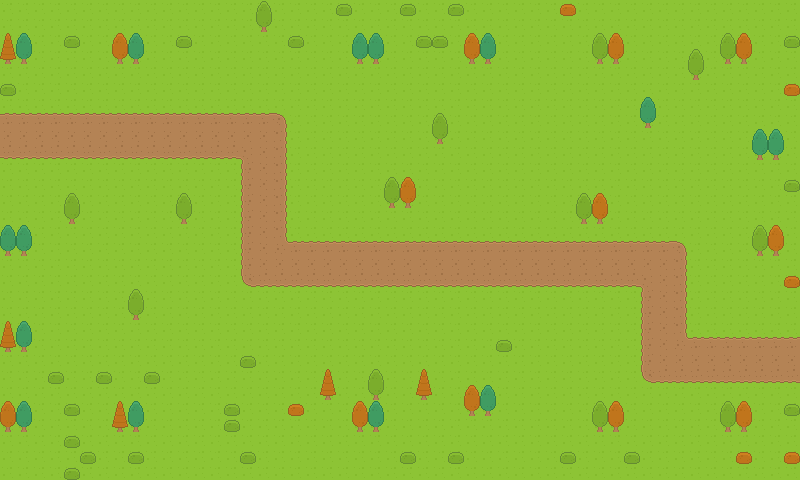

Tiled map render using the project's own tile images. Description and the map definition, with tile-layer contents summarised, below:
An orthogonal 50x30 tile map with 16x16 px tiles, 3 tile layers (Ground, Path, Decorations) and 30 objects (24x TowerPosition, 6x PathPoint).

<map version="1.10" tiledversion="1.11.2" orientation="orthogonal" renderorder="right-down" width="50" height="30" tilewidth="16" tileheight="16" infinite="0" nextlayerid="5" nextobjectid="32">
 <tileset firstgid="1" name="roguelikeSheet" tilewidth="16" tileheight="16" spacing="1" tilecount="1767" columns="57">
  <image source="../Spritesheet/roguelikeSheet_transparent.png" width="968" height="526" />
 </tileset>
 <layer id="1" name="Ground" width="50" height="30">
  <data>[1500 cells, 1500 non-empty, 1 distinct tile ids]</data>
 </layer>
 <layer id="2" name="Path" width="50" height="30">
  <data>[1500 cells, 192 non-empty, 9 distinct tile ids]</data>
 </layer>
 <layer id="3" name="Decorations" width="50" height="30">
  <data>[1500 cells, 127 non-empty, 10 distinct tile ids]</data>
 </layer>
 <objectgroup id="4" name="PathPoints">
  <object id="1" name="PathPoint" x="32" y="126" width="16" height="16">
   <properties>
    <property name="Order" type="int" value="1" />
   </properties>
  </object>
  <object id="2" name="PathPoint" x="250" y="129" width="17" height="15">
   <properties>
    <property name="Order" type="int" value="2" />
   </properties>
  </object>
  <object id="3" name="PathPoint" x="259" y="253" width="16" height="16">
   <properties>
    <property name="Order" type="int" value="3" />
   </properties>
  </object>
  <object id="4" name="PathPoint" x="654" y="259" width="16" height="16">
   <properties>
    <property name="Order" type="int" value="4" />
   </properties>
  </object>
  <object id="5" name="PathPoint" x="658" y="349" width="16" height="16">
   <properties>
    <property name="Order" type="int" value="5" />
   </properties>
  </object>
  <object id="6" name="PathPoint" x="801" y="351" width="16" height="16">
   <properties>
    <property name="Order" type="int" value="6" />
   </properties>
  </object>
 </objectgroup>
 <objectgroup id="5" name="TowerPositions">
  <object id="7" name="TowerPosition" x="64" y="64" width="16" height="16" />
  <object id="8" name="TowerPosition" x="136" y="244" width="16" height="16" />
  <object id="9" name="TowerPosition" x="90" y="195" width="16" height="16" />
  <object id="10" name="TowerPosition" x="180" y="183" width="16" height="16" />
  <object id="11" name="TowerPosition" x="188" y="78" width="16" height="16" />
  <object id="12" name="TowerPosition" x="307" y="130" width="16" height="16" />
  <object id="13" name="TowerPosition" x="337" y="169" width="16" height="16" />
  <object id="14" name="TowerPosition" x="311" y="214" width="16" height="16" />
  <object id="15" name="TowerPosition" x="416" y="192" width="16" height="16" />
  <object id="16" name="TowerPosition" x="512" y="192" width="16" height="16" />
  <object id="17" name="TowerPosition" x="64" y="320" width="16" height="16" />
  <object id="19" name="TowerPosition" x="605" y="210" width="16" height="16" />
  <object id="20" name="TowerPosition" x="728" y="286" width="16" height="16" />
  <object id="21" name="TowerPosition" x="186" y="239" width="16" height="16" />
  <object id="22" name="TowerPosition" x="374" y="213" width="16" height="16" />
  <object id="23" name="TowerPosition" x="449" y="213" width="16" height="16" />
  <object id="24" name="TowerPosition" x="270" y="80" width="16" height="16" />
  <object id="25" name="TowerPosition" x="117" y="79" width="16" height="16" />
  <object id="26" name="TowerPosition" x="207" y="278" width="16" height="16" />
  <object id="27" name="TowerPosition" x="289" y="295" width="16" height="16" />
  <object id="28" name="TowerPosition" x="524" y="296" width="16" height="16" />
  <object id="29" name="TowerPosition" x="673" y="398" width="16" height="16" />
  <object id="30" name="TowerPosition" x="432" y="312" width="16" height="16" />
  <object id="31" name="TowerPosition" x="305" y="340" width="16" height="16" />
 </objectgroup>
</map>
